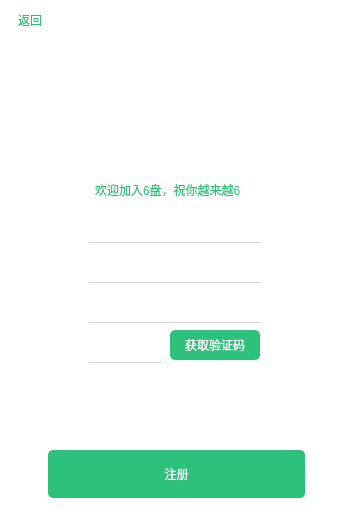
<?xml version="1.0" encoding="UTF-8"?>
<ui version="4.0">
 <class>RegisterWidget</class>
 <widget class="QWidget" name="RegisterWidget">
  <property name="geometry">
   <rect>
    <x>0</x>
    <y>0</y>
    <width>348</width>
    <height>520</height>
   </rect>
  </property>
  <property name="minimumSize">
   <size>
    <width>348</width>
    <height>520</height>
   </size>
  </property>
  <property name="maximumSize">
   <size>
    <width>348</width>
    <height>520</height>
   </size>
  </property>
  <property name="windowTitle">
   <string>注册</string>
  </property>
  <property name="styleSheet">
   <string notr="true">background:rgb(255, 255, 255);</string>
  </property>
  <widget class="QLabel" name="icon">
   <property name="geometry">
    <rect>
     <x>90</x>
     <y>0</y>
     <width>167</width>
     <height>167</height>
    </rect>
   </property>
   <property name="text">
    <string/>
   </property>
   <property name="pixmap">
    <pixmap resource="../resource.qrc">:/image/assets/icon_83.5@2x.png</pixmap>
   </property>
  </widget>
  <widget class="QLabel" name="title">
   <property name="geometry">
    <rect>
     <x>95</x>
     <y>180</y>
     <width>161</width>
     <height>20</height>
    </rect>
   </property>
   <property name="styleSheet">
    <string notr="true">color:rgb(46,193,124);</string>
   </property>
   <property name="text">
    <string>欢迎加入6盘，祝你越来越6</string>
   </property>
  </widget>
  <widget class="QLineEdit" name="name">
   <property name="geometry">
    <rect>
     <x>90</x>
     <y>210</y>
     <width>171</width>
     <height>30</height>
    </rect>
   </property>
   <property name="styleSheet">
    <string notr="true">background:transparent;
border-width:0;
border-style:outset;</string>
   </property>
  </widget>
  <widget class="QLineEdit" name="username">
   <property name="geometry">
    <rect>
     <x>90</x>
     <y>250</y>
     <width>171</width>
     <height>30</height>
    </rect>
   </property>
   <property name="styleSheet">
    <string notr="true">background:transparent;
border-width:0;
border-style:outset;</string>
   </property>
   <property name="echoMode">
    <enum>QLineEdit::Password</enum>
   </property>
  </widget>
  <widget class="QLabel" name="label_1">
   <property name="geometry">
    <rect>
     <x>89</x>
     <y>242</y>
     <width>172</width>
     <height>1</height>
    </rect>
   </property>
   <property name="styleSheet">
    <string notr="true">background-color:rgb(215,215,215)</string>
   </property>
   <property name="text">
    <string/>
   </property>
  </widget>
  <widget class="QLabel" name="label_2">
   <property name="geometry">
    <rect>
     <x>89</x>
     <y>282</y>
     <width>172</width>
     <height>1</height>
    </rect>
   </property>
   <property name="styleSheet">
    <string notr="true">background-color:rgb(215,215,215)</string>
   </property>
   <property name="text">
    <string/>
   </property>
  </widget>
  <widget class="QLineEdit" name="code">
   <property name="geometry">
    <rect>
     <x>90</x>
     <y>330</y>
     <width>70</width>
     <height>30</height>
    </rect>
   </property>
   <property name="styleSheet">
    <string notr="true">background:transparent;
border-width:0;
border-style:outset;</string>
   </property>
   <property name="text">
    <string/>
   </property>
  </widget>
  <widget class="QLabel" name="label_3">
   <property name="geometry">
    <rect>
     <x>89</x>
     <y>362</y>
     <width>72</width>
     <height>1</height>
    </rect>
   </property>
   <property name="styleSheet">
    <string notr="true">background-color:rgb(215,215,215)</string>
   </property>
   <property name="text">
    <string/>
   </property>
  </widget>
  <widget class="QPushButton" name="regis">
   <property name="geometry">
    <rect>
     <x>48</x>
     <y>450</y>
     <width>257</width>
     <height>48</height>
    </rect>
   </property>
   <property name="styleSheet">
    <string notr="true">background:rgb(46, 193, 124);
border:none;
color:rgb(255, 255, 255);
border:1px rgb(255, 255, 255);
border-radius:5px;
</string>
   </property>
   <property name="text">
    <string>注册</string>
   </property>
  </widget>
  <widget class="QPushButton" name="codeButton">
   <property name="geometry">
    <rect>
     <x>170</x>
     <y>330</y>
     <width>90</width>
     <height>30</height>
    </rect>
   </property>
   <property name="styleSheet">
    <string notr="true">background:rgb(46, 193, 124);
border:none;
color:rgb(255, 255, 255);
border:1px rgb(255, 255, 255);
border-radius:5px;
</string>
   </property>
   <property name="text">
    <string>获取验证码</string>
   </property>
  </widget>
  <widget class="QLineEdit" name="password">
   <property name="geometry">
    <rect>
     <x>90</x>
     <y>290</y>
     <width>171</width>
     <height>30</height>
    </rect>
   </property>
   <property name="styleSheet">
    <string notr="true">background:transparent;
border-width:0;
border-style:outset;</string>
   </property>
   <property name="echoMode">
    <enum>QLineEdit::Password</enum>
   </property>
  </widget>
  <widget class="QLabel" name="label_4">
   <property name="geometry">
    <rect>
     <x>89</x>
     <y>322</y>
     <width>172</width>
     <height>1</height>
    </rect>
   </property>
   <property name="styleSheet">
    <string notr="true">background-color:rgb(215,215,215)</string>
   </property>
   <property name="text">
    <string/>
   </property>
  </widget>
  <widget class="QPushButton" name="back">
   <property name="geometry">
    <rect>
     <x>10</x>
     <y>10</y>
     <width>40</width>
     <height>20</height>
    </rect>
   </property>
   <property name="styleSheet">
    <string notr="true">color:rgb(46,193,124);
background:rgb(255, 255, 255);
border:none;</string>
   </property>
   <property name="text">
    <string>返回</string>
   </property>
  </widget>
 </widget>
 <resources>
  <include location="../resource.qrc"/>
 </resources>
 <connections/>
</ui>
